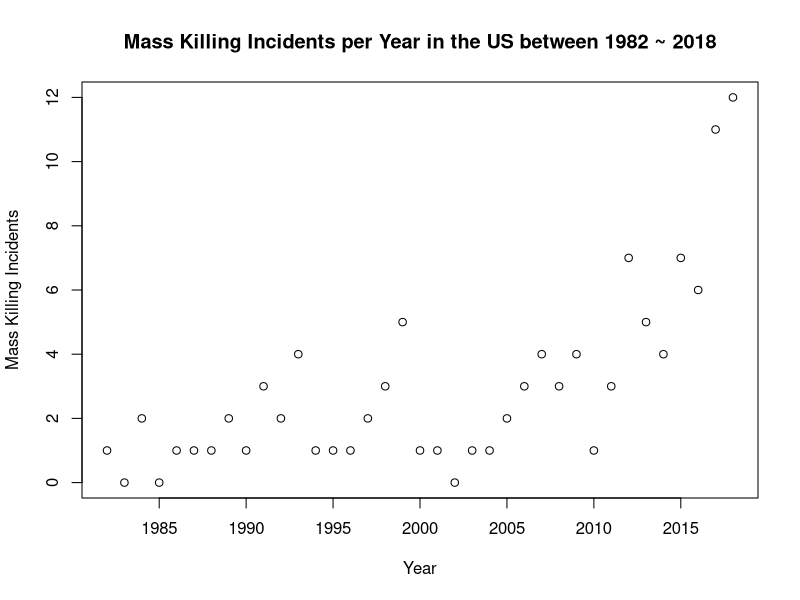
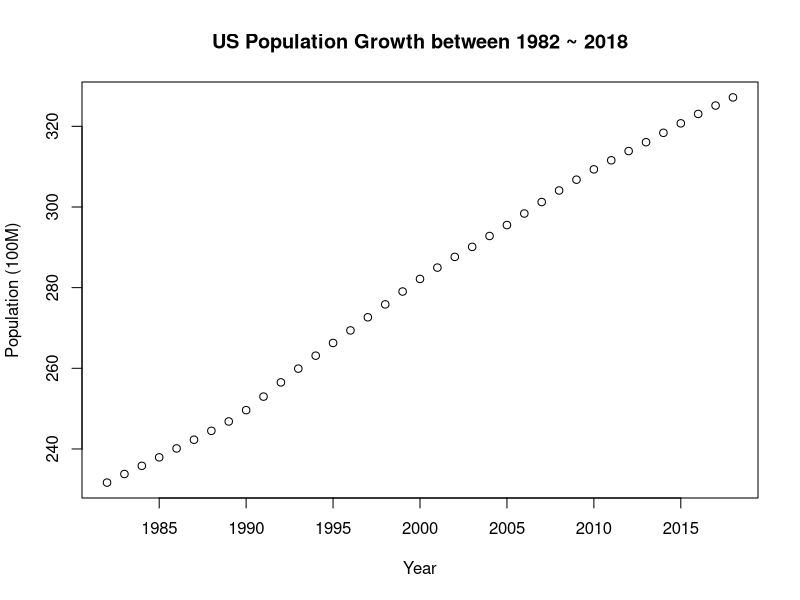
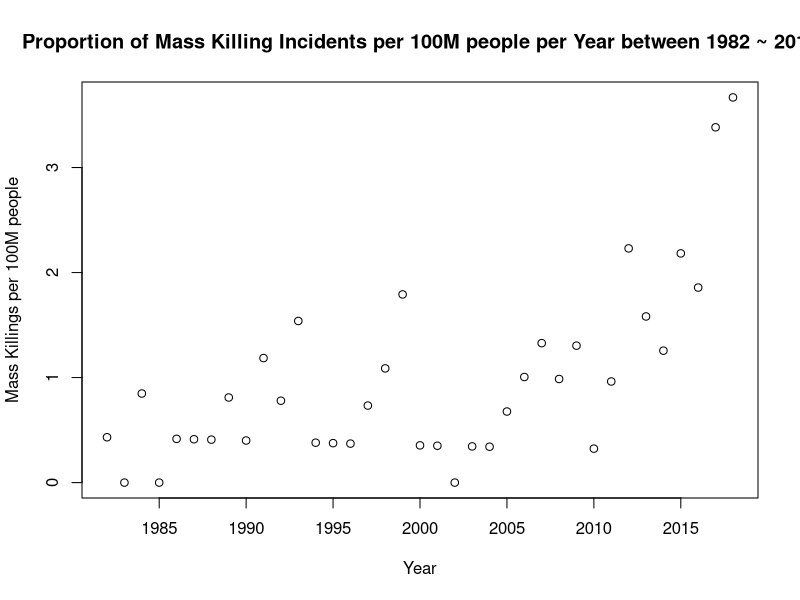
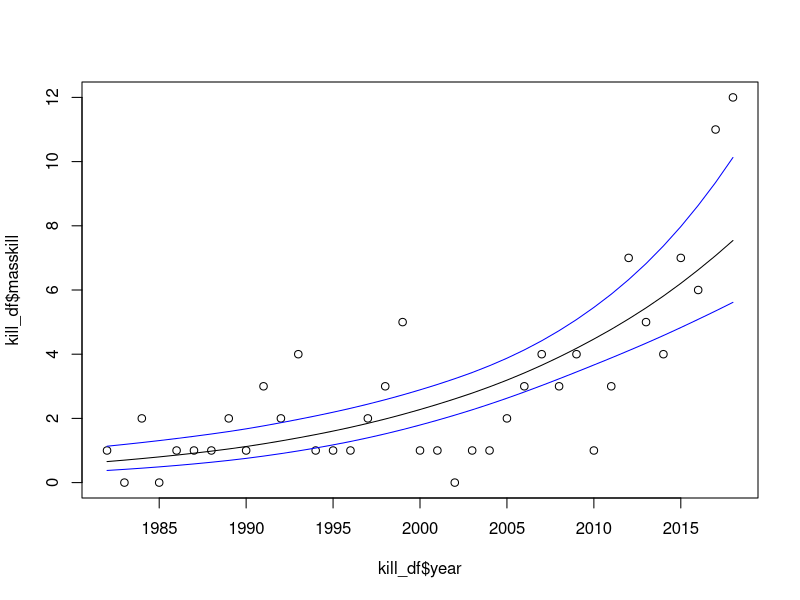
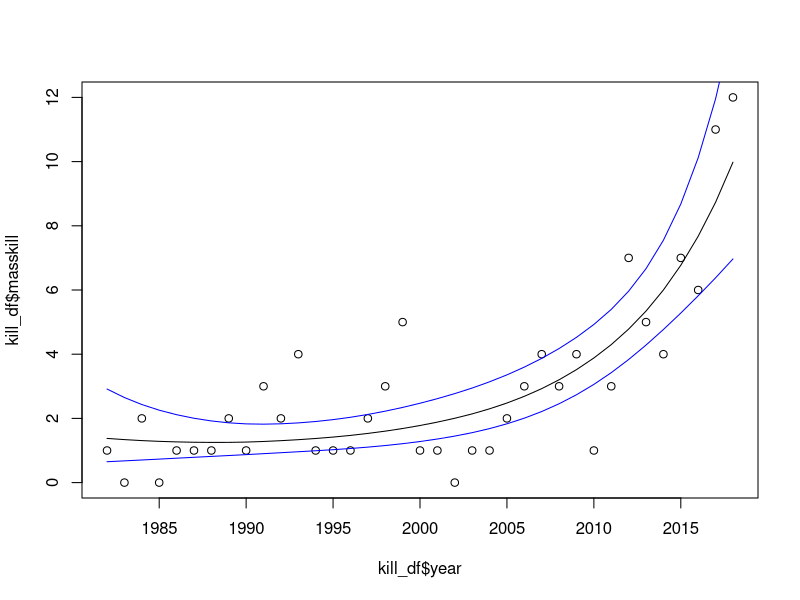
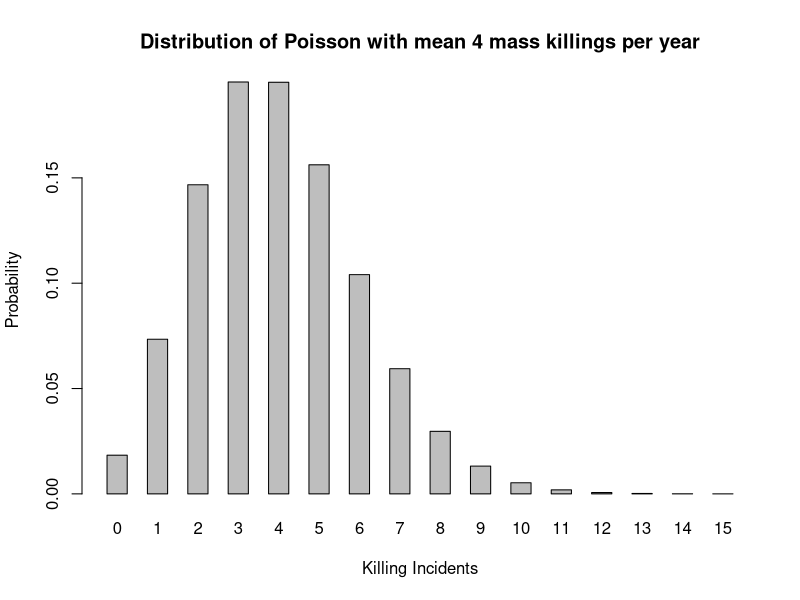
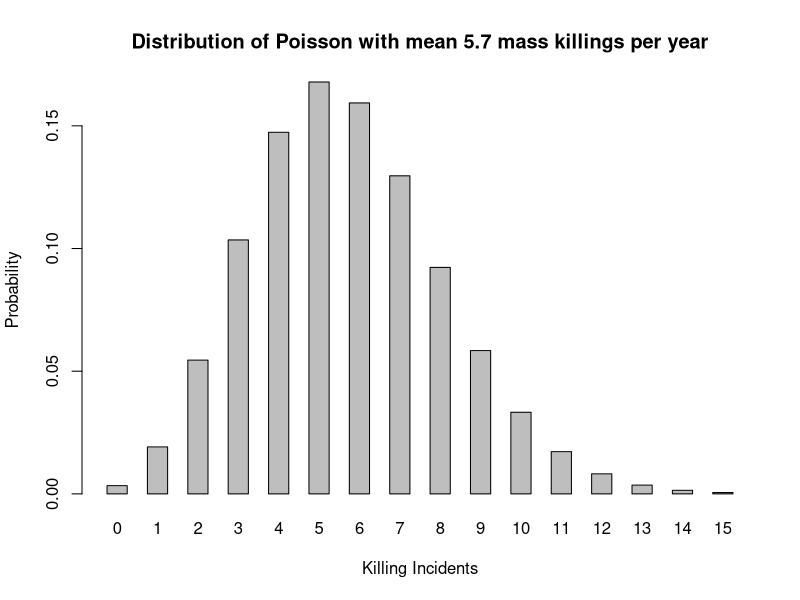

Write the R code that produced these figures, in order.
## ---- chunk 1
knitr::opts_chunk$set(echo = TRUE)
## ---- chunk 2
# load the data

library("readr")
kill_df = read.csv("masskill.csv")
## ---- chunk 3
plot(kill_df$year, kill_df$masskill, main = "Mass Killing Incidents per Year in the US between 1982 ~ 2018", xlab = "Year", ylab = "Mass Killing Incidents")
## ---- chunk 4
plot(kill_df$year, kill_df$popn, main = "US Population Growth between 1982 ~ 2018", xlab = "Year", ylab = "Population (100M)")
## ---- chunk 5
plot(kill_df$year, kill_df$masskill/(kill_df$popn/100), main = "Proportion of Mass Killing Incidents per 100M people per Year between 1982 ~ 2018", xlab = "Year", ylab = "Mass Killings per 100M people")
## ---- chunk 6
glm(formula = masskill ~ I(year - 1982), family = "poisson", offset = log(popn/100), data = kill_df)
exp(0.05832)
## ---- chunk 7
glm(formula = masskill ~ I(year-1982)+I((year-1982)^2), family = "poisson", offset = log(popn/100), data = kill_df)
## ---- chunk 8
x = glm(formula = masskill ~ I(year-1982), family = "poisson", offset = log(popn/100), data = kill_df)
predictions = predict(x, se.fit = TRUE)

plot(kill_df$year, kill_df$masskill)
lines(x = kill_df$year, y = exp(predictions$fit))
lines(x = kill_df$year, y = exp(predictions$fit - 1.96*predictions$se.fit), col = 'blue')
lines(x = kill_df$year, y = exp(predictions$fit + 1.96*predictions$se.fit), col = 'blue')
## ---- chunk 9
x = glm(formula = masskill ~ I(year-1982)+I((year-1982)^2), family = "poisson", offset = log(popn/100), data = kill_df)
prediction_2 = predict(x, se.fit = TRUE)
plot(kill_df$year, kill_df$masskill)
lines(x = kill_df$year, y = exp(prediction_2$fit))
lines(x = kill_df$year, y = exp(prediction_2$fit - 1.96*prediction_2$se.fit), col = 'blue')
lines(x = kill_df$year, y = exp(prediction_2$fit + 1.96*prediction_2$se.fit), col = 'blue')
## ---- chunk 10
popn_2019 = 327170000/1000000
x = coef(glm(formula = masskill ~ I(year-1982), family = "poisson", offset = log(popn/100), data = kill_df))

lambda_linear = exp(as.numeric(x[1]))*exp(as.numeric(x[2])*37)*(popn_2019/100)
se_lambda_linear = sqrt(lambda_linear/popn_2019)

print(paste(lambda_linear - 1.96*se_lambda_linear, lambda_linear + 1.96*se_lambda_linear))
## ---- chunk 11
y = coef(glm(formula = masskill ~ I(year-1982)+I((year-1982)^2), family = "poisson", offset = log(popn/100), data = kill_df))

lambda_quad = exp(as.numeric(y[1]))*exp(as.numeric(y[2])*37)*exp(as.numeric(y[3])*(37^2))*(popn_2019/100)
se_lambda_quad = sqrt(lambda_linear/popn_2019)

print(paste(lambda_quad - 1.96 * se_lambda_quad, lambda_quad + 1.96 * se_lambda_quad))
## ---- chunk 12
pred.mean.lin = lambda_linear/2
barplot(dpois(0:15, pred.mean.lin),ylab = "Probability", xlab = "Killing Incidents", main = paste("Distribution of Poisson with mean", round(pred.mean.lin,2), "mass killings per year"), space = 1, names.arg = 0:15)
## ---- chunk 13
pred.mean.quad = lambda_quad/2
barplot(dpois(0:15, pred.mean.quad),ylab = "Probability", xlab = "Killing Incidents", main = paste("Distribution of Poisson with mean", round(pred.mean.quad,2), "mass killings per year"), space = 1, names.arg = 0:15)
